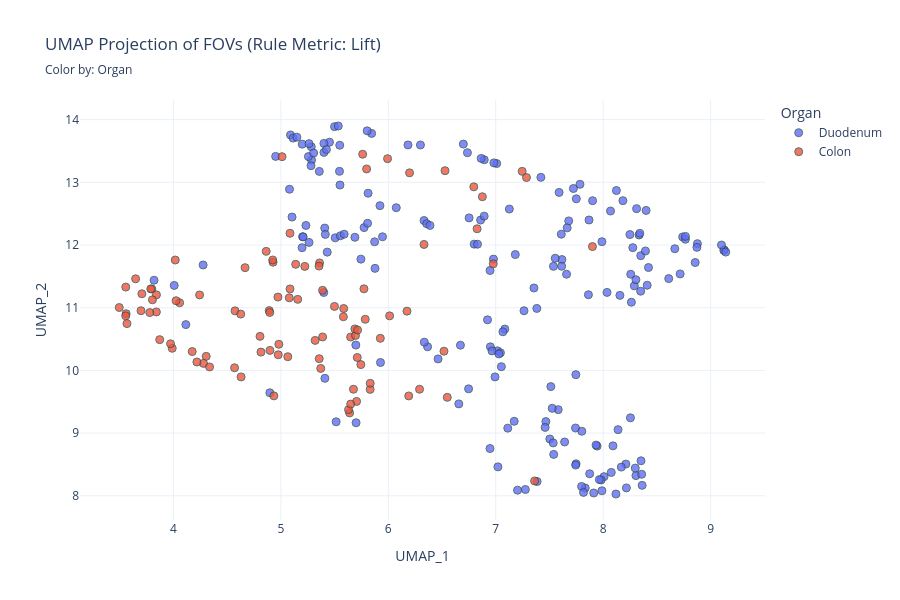
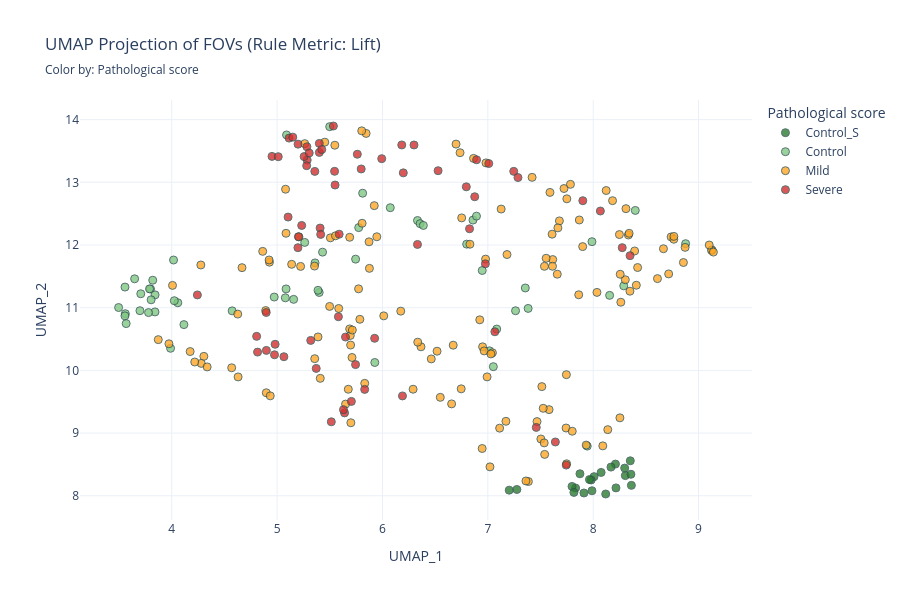

Notebook code for these charts, in order:
### Code cell
# Plot the UMAP projections
print_umap_plot(df_umap_merged, color_by='Organ')
print_umap_plot(df_umap_merged, color_by='Pathological score')

### Figure 1 — Plotly figure (JSON) as saved in the notebook; plotly's stock layout.template omitted (floating-point values rounded to 4 significant figures; data arrays with more than 128 entries replaced by an {"elided": "..."} marker saying what was removed)
{"data": [{"hovertemplate": "<b>%{hovertext}</b><br><br>Organ=Duodenum<br>UMAP_1=%{x}<br>UMAP_2=%{y}<extra></extra>", "hovertext": {"elided": "191 str values"}, "legendgroup": "Duodenum", "marker": {"color": "#636efa", "line": {"color": "DarkSlateGrey", "width": 1}, "opacity": 0.8, "size": 8, "symbol": "circle"}, "mode": "markers", "name": "Duodenum", "orientation": "v", "showlegend": true, "type": "scatter", "x": {"elided": "191 float values"}, "xaxis": "x", "y": {"elided": "191 float values"}, "yaxis": "y"}, {"hovertemplate": "<b>%{hovertext}</b><br><br>Organ=Colon<br>UMAP_1=%{x}<br>UMAP_2=%{y}<extra></extra>", "hovertext": ["Control_Colon_01_FOV_1", "Control_Colon_01_FOV_2", "Control_Colon_01_FOV_3", "Control_Colon_01_FOV_4", "Control_Colon_01_FOV_5", "Control_Colon_01_FOV_6", "Control_Colon_01_FOV_7", "Control_Colon_02_FOV_1", "Control_Colon_02_FOV_2", "Control_Colon_02_FOV_3", "Control_Colon_02_FOV_4", "Control_Colon_02_FOV_5", "Control_Colon_02_FOV_6", "Control_Colon_03_FOV_1", "Control_Colon_03_FOV_2", "Control_Colon_03_FOV_3", "Control_Colon_03_FOV_4", "Control_Colon_03_FOV_5", "Control_Colon_03_FOV_6", "Control_Colon_04_FOV_1", "Control_Colon_04_FOV_2", "Control_Colon_04_FOV_3", "Control_Colon_04_FOV_4", "Control_Colon_04_FOV_5", "Control_Colon_04_FOV_6", "GVHD_01_FOV_1", "GVHD_01_FOV_2_R", "GVHD_01_FOV_3_R", "GVHD_01_FOV_4", "GVHD_01_FOV_5", "GVHD_01_FOV_6_R", "GVHD_01_FOV_7", "GVHD_13_FOV_1", "GVHD_13_FOV_2", "GVHD_13_FOV_3", "GVHD_17_FOV_1", "GVHD_17_FOV_2", "GVHD_17_FOV_3", "GVHD_21_FOV_1", "GVHD_21_FOV_2", "GVHD_21_FOV_3", "GVHD_21_FOV_4", "GVHD_22_FOV_1", "GVHD_22_FOV_2", "GVHD_22_FOV_3", "GVHD_23_FOV_1", "GVHD_23_FOV_2", "GVHD_23_FOV_3", "GVHD_23_FOV_4", "GVHD_25_FOV_1", "GVHD_25_FOV_2", "GVHD_25_FOV_3", "GVHD_25_FOV_4", "GVHD_32_FOV_1", "GVHD_32_FOV_2", "GVHD_32_FOV_3", "GVHD_32_FOV_4", "GVHD_33_FOV_1", "GVHD_33_FOV_2", "GVHD_33_FOV_3", "GVHD_37_FOV_1", "GVHD_37_FOV_2", "GVHD_37_FOV_3", "GVHD_37_FOV_4", "GVHD_39_FOV_1", "GVHD_39_FOV_2", "GVHD_39_FOV_3", "GVHD_40_FOV_1", "GVHD_40_FOV_2", "GVHD_40_FOV_3", "GVHD_40_FOV_4", "GVHD_41_FOV_1", "GVHD_41_FOV_2", "GVHD_41_FOV_3", "GVHD_41_FOV_4", "GVHD_42_FOV_1", "GVHD_42_FOV_2", "GVHD_42_FOV_3", "GVHD_42_FOV_4", "GVHD_45_FOV_1", "GVHD_45_FOV_2", "GVHD_48_FOV_1", "GVHD_48_FOV_2", "GVHD_48_FOV_3", "GVHD_48_FOV_4", "GVHD_48_FOV_5", "GVHD_50_FOV_1", "GVHD_50_FOV_2", "GVHD_50_FOV_3", "GVHD_50_FOV_4", "GVHD_53_FOV_1", "GVHD_53_FOV_2", "GVHD_53_FOV_3", "GVHD_53_FOV_4", "GVHD_59_FOV_1", "GVHD_59_FOV_2", "GVHD_59_FOV_3"], "legendgroup": "Colon", "marker": {"color": "#EF553B", "line": {"color": "DarkSlateGrey", "width": 1}, "opacity": 0.8, "size": 8, "symbol": "circle"}, "mode": "markers", "name": "Colon", "orientation": "v", "showlegend": true, "type": "scatter", "x": [5.388, 4.574, 5.078, 3.841, 5.36, 5.085, 3.78, 3.698, 4.017, 5.157, 3.799, 3.556, 3.706, 4.058, 3.789, 3.648, 3.842, 3.805, 4.973, 3.496, 3.989, 4.025, 3.568, 3.56, 3.556, 5.831, 5.705, 5.64, 6.19, 5.63, 6.977, 7.246, 5.832, 6.174, 6.518, 5.085, 5.773, 4.892, 5.319, 4.898, 4.815, 4.975, 4.667, 4.305, 4.175, 4.569, 5.138, 4.627, 5.223, 5.798, 5.761, 5.993, 6.198, 5.011, 4.806, 4.981, 5.065, 6.012, 6.291, 6.549, 5.926, 4.897, 4.244, 5.649, 5.695, 7.362, 4.935, 5.689, 5.786, 5.714, 5.355, 5.582, 5.745, 7.286, 5.371, 5.585, 5.65, 7.9, 4.63, 5.711, 5.676, 6.796, 6.332, 6.826, 6.528, 6.875, 3.973, 4.28, 4.336, 4.219, 3.872, 5.499, 5.389, 5.357, 4.927, 4.924, 4.863], "xaxis": "x", "y": [11.28, 10.95, 11.16, 10.93, 11.71, 11.3, 10.92, 10.95, 11.76, 11.13, 11.3, 11.33, 11.22, 11.08, 11.3, 11.46, 11.2, 11.13, 11.17, 11.0, 10.35, 11.11, 10.75, 10.9, 10.87, 9.697, 9.505, 9.322, 9.593, 9.373, 11.7, 13.17, 9.793, 10.94, 10.31, 12.19, 11.3, 10.95, 10.48, 10.32, 10.29, 10.25, 11.64, 10.22, 10.3, 10.04, 11.69, 10.9, 11.66, 13.21, 13.45, 13.38, 13.15, 13.41, 10.54, 10.42, 10.22, 10.87, 9.7, 9.57, 10.51, 10.92, 11.2, 10.53, 10.56, 8.236, 9.594, 10.66, 10.81, 10.64, 11.66, 10.86, 10.09, 13.08, 10.03, 10.99, 9.462, 11.97, 9.896, 10.21, 9.699, 12.93, 12.01, 12.26, 13.19, 12.77, 10.42, 10.11, 10.06, 10.13, 10.49, 11.02, 10.53, 10.19, 11.73, 11.76, 11.9], "yaxis": "y"}], "layout": {"height": 600, "legend": {"title": {"text": "Organ"}, "tracegroupgap": 0}, "title": {"subtitle": {"text": "Color by: Organ"}, "text": "UMAP Projection of FOVs (Rule Metric: Lift)"}, "width": 900, "xaxis": {"anchor": "y", "domain": [0, 1], "title": {"text": "UMAP_1"}}, "yaxis": {"anchor": "x", "domain": [0, 1], "title": {"text": "UMAP_2"}}}}

### Figure 2 — Plotly figure (JSON) as saved in the notebook; plotly's stock layout.template omitted (floating-point values rounded to 4 significant figures; data arrays with more than 128 entries replaced by an {"elided": "..."} marker saying what was removed)
{"data": [{"hovertemplate": "<b>%{hovertext}</b><br><br>Pathological score=Control_S<br>UMAP_1=%{x}<br>UMAP_2=%{y}<extra></extra>", "hovertext": ["S_01_FOV_1", "S_01_FOV_2", "S_01_FOV_3", "S_01_FOV_4", "S_02_FOV_1", "S_02_FOV_2", "S_02_FOV_3", "S_02_FOV_4", "S_02_FOV_5", "S_03_FOV_1", "S_03_FOV_10", "S_03_FOV_2", "S_03_FOV_3", "S_03_FOV_4", "S_03_FOV_5", "S_03_FOV_6", "S_03_FOV_7", "S_03_FOV_8", "S_03_FOV_9", "S_04_FOV_1", "S_04_FOV_2"], "legendgroup": "Control_S", "marker": {"color": "#2E7D32", "line": {"color": "DarkSlateGrey", "width": 1}, "opacity": 0.8, "size": 8, "symbol": "circle"}, "mode": "markers", "name": "Control_S", "orientation": "v", "showlegend": true, "type": "scatter", "x": [8.211, 8.305, 7.874, 8.075, 8.169, 8.008, 8.358, 8.352, 8.299, 7.833, 7.276, 8.363, 7.988, 8.216, 7.799, 7.817, 8.119, 7.912, 7.981, 7.203, 7.965], "xaxis": "x", "y": [8.505, 8.321, 8.351, 8.373, 8.457, 8.305, 8.343, 8.558, 8.441, 8.123, 8.1, 8.166, 8.08, 8.126, 8.149, 8.054, 8.028, 8.045, 8.252, 8.089, 8.258], "yaxis": "y"}, {"hovertemplate": "<b>%{hovertext}</b><br><br>Pathological score=Control<br>UMAP_1=%{x}<br>UMAP_2=%{y}<extra></extra>", "hovertext": ["Control_01_FOV_1", "Control_01_FOV_2", "Control_01_FOV_3", "Control_01_FOV_4", "Control_02_FOV_1", "Control_02_FOV_2", "Control_02_FOV_3", "Control_02_FOV_4", "Control_03_FOV_1", "Control_03_FOV_2", "Control_03_FOV_3", "Control_04_FOV_1", "Control_04_FOV_2", "Control_05_FOV_1", "Control_05_FOV_2", "Control_06_FOV_1", "Control_06_FOV_2", "Control_06_FOV_3", "Control_07_FOV_1", "Control_07_FOV_2", "Control_07_FOV_3", "Control_08_FOV_1", "Control_08_FOV_2", "Control_08_FOV_3", "Control_09_FOV_1", "Control_09_FOV_2", "Control_09_FOV_3", "Control_09_FOV_4", "Control_10_FOV_2", "Control_10_FOV_3", "Control_10_FOV_4", "Control_Colon_01_FOV_1", "Control_Colon_01_FOV_2", "Control_Colon_01_FOV_3", "Control_Colon_01_FOV_4", "Control_Colon_01_FOV_5", "Control_Colon_01_FOV_6", "Control_Colon_01_FOV_7", "Control_Colon_02_FOV_1", "Control_Colon_02_FOV_2", "Control_Colon_02_FOV_3", "Control_Colon_02_FOV_4", "Control_Colon_02_FOV_5", "Control_Colon_02_FOV_6", "Control_Colon_03_FOV_1", "Control_Colon_03_FOV_2", "Control_Colon_03_FOV_3", "Control_Colon_03_FOV_4", "Control_Colon_03_FOV_5", "Control_Colon_03_FOV_6", "Control_Colon_04_FOV_1", "Control_Colon_04_FOV_2", "Control_Colon_04_FOV_3", "Control_Colon_04_FOV_4", "Control_Colon_04_FOV_5", "Control_Colon_04_FOV_6"], "legendgroup": "Control", "marker": {"color": "#81C784", "line": {"color": "DarkSlateGrey", "width": 1}, "opacity": 0.8, "size": 8, "symbol": "circle"}, "mode": "markers", "name": "Control", "orientation": "v", "showlegend": true, "type": "scatter", "x": [8.399, 6.333, 6.074, 5.431, 5.812, 4.116, 5.262, 6.357, 7.382, 8.29, 7.356, 3.82, 7.016, 5.927, 6.947, 8.156, 7.943, 8.877, 7.989, 6.859, 6.799, 6.892, 5.4, 5.499, 6.388, 5.775, 5.09, 5.745, 7.052, 7.263, 7.085, 5.388, 4.574, 5.078, 3.841, 5.36, 5.085, 3.78, 3.698, 4.017, 5.157, 3.799, 3.556, 3.706, 4.058, 3.789, 3.648, 3.842, 3.805, 4.973, 3.496, 3.989, 4.025, 3.568, 3.56, 3.556], "xaxis": "x", "y": [12.55, 12.39, 12.59, 11.89, 12.83, 10.73, 12.04, 12.34, 10.99, 11.35, 11.31, 11.44, 10.31, 10.13, 11.59, 11.2, 8.792, 12.02, 12.05, 12.4, 12.01, 12.46, 11.24, 13.89, 12.31, 12.28, 13.76, 11.77, 10.06, 10.95, 10.66, 11.28, 10.95, 11.16, 10.93, 11.71, 11.3, 10.92, 10.95, 11.76, 11.13, 11.3, 11.33, 11.22, 11.08, 11.3, 11.46, 11.2, 11.13, 11.17, 11.0, 10.35, 11.11, 10.75, 10.9, 10.87], "yaxis": "y"}, {"hovertemplate": "<b>%{hovertext}</b><br><br>Pathological score=Mild<br>UMAP_1=%{x}<br>UMAP_2=%{y}<extra></extra>", "hovertext": {"elided": "143 str values"}, "legendgroup": "Mild", "marker": {"color": "#FFA726", "line": {"color": "DarkSlateGrey", "width": 1}, "opacity": 0.8, "size": 8, "symbol": "circle"}, "mode": "markers", "name": "Mild", "orientation": "v", "showlegend": true, "type": "scatter", "x": {"elided": "143 float values"}, "xaxis": "x", "y": {"elided": "143 float values"}, "yaxis": "y"}, {"hovertemplate": "<b>%{hovertext}</b><br><br>Pathological score=Severe<br>UMAP_1=%{x}<br>UMAP_2=%{y}<extra></extra>", "hovertext": ["GVHD_01_FOV_1", "GVHD_01_FOV_2_R", "GVHD_01_FOV_3_R", "GVHD_01_FOV_4", "GVHD_01_FOV_5", "GVHD_01_FOV_6_R", "GVHD_01_FOV_7", "GVHD_02_FOV_1_R", "GVHD_02_FOV_2_R", "GVHD_06_FOV_1", "GVHD_06_FOV_2", "GVHD_06_FOV_3", "GVHD_06_FOV_4", "GVHD_06_FOV_5", "GVHD_08_FOV_1", "GVHD_08_FOV_2", "GVHD_08_FOV_3", "GVHD_08_FOV_4", "GVHD_09_FOV_1", "GVHD_09_FOV_2", "GVHD_09_FOV_3", "GVHD_09_FOV_4", "GVHD_11_FOV_1", "GVHD_11_FOV_2", "GVHD_11_FOV_3", "GVHD_11_FOV_4", "GVHD_14_FOV_1", "GVHD_14_FOV_2", "GVHD_14_FOV_3", "GVHD_14_FOV_4", "GVHD_14_FOV_5", "GVHD_21_FOV_1", "GVHD_21_FOV_2", "GVHD_21_FOV_3", "GVHD_21_FOV_4", "GVHD_24_FOV_1", "GVHD_24_FOV_2", "GVHD_24_FOV_3", "GVHD_24_FOV_4", "GVHD_25_FOV_1", "GVHD_25_FOV_2", "GVHD_25_FOV_3", "GVHD_25_FOV_4", "GVHD_26_FOV_1", "GVHD_26_FOV_2", "GVHD_26_FOV_3", "GVHD_26_FOV_4", "GVHD_32_FOV_1", "GVHD_32_FOV_2", "GVHD_32_FOV_3", "GVHD_32_FOV_4", "GVHD_37_FOV_1", "GVHD_37_FOV_2", "GVHD_37_FOV_3", "GVHD_37_FOV_4", "GVHD_41_FOV_1", "GVHD_41_FOV_2", "GVHD_41_FOV_3", "GVHD_41_FOV_4", "GVHD_48_FOV_1", "GVHD_48_FOV_2", "GVHD_48_FOV_3", "GVHD_48_FOV_4", "GVHD_48_FOV_5", "GVHD_57_FOV_1", "GVHD_57_FOV_2", "GVHD_57_FOV_3", "GVHD_57_FOV_4"], "legendgroup": "Severe", "marker": {"color": "#D32F2F", "line": {"color": "DarkSlateGrey", "width": 1}, "opacity": 0.8, "size": 8, "symbol": "circle"}, "mode": "markers", "name": "Severe", "orientation": "v", "showlegend": true, "type": "scatter", "x": [5.831, 5.705, 5.64, 6.19, 5.63, 6.977, 7.246, 5.55, 5.546, 5.202, 5.198, 5.104, 5.408, 5.286, 5.401, 5.114, 4.952, 5.414, 8.276, 5.515, 5.534, 8.35, 5.233, 5.589, 5.281, 5.358, 6.893, 6.299, 7.067, 6.183, 7.009, 5.319, 4.898, 4.815, 4.975, 5.149, 5.283, 5.401, 7.901, 5.798, 5.761, 5.993, 6.198, 5.424, 5.199, 5.257, 5.305, 5.011, 4.806, 4.981, 5.065, 5.926, 4.897, 4.244, 5.649, 5.582, 5.745, 7.286, 5.371, 6.796, 6.332, 6.826, 6.528, 6.875, 8.068, 7.46, 7.744, 7.641], "xaxis": "x", "y": [9.697, 9.505, 9.322, 9.593, 9.373, 11.7, 13.17, 12.96, 13.18, 12.13, 11.96, 12.45, 12.27, 13.35, 13.62, 13.71, 13.41, 12.17, 11.96, 9.18, 13.9, 11.83, 12.31, 12.17, 13.26, 13.17, 13.36, 13.6, 10.62, 13.6, 13.3, 10.48, 10.32, 10.29, 10.25, 13.72, 13.57, 13.48, 12.71, 13.21, 13.45, 13.38, 13.15, 13.52, 13.61, 13.41, 13.47, 13.41, 10.54, 10.42, 10.22, 10.51, 10.92, 11.2, 10.53, 10.86, 10.09, 13.08, 10.03, 12.93, 12.01, 12.26, 13.19, 12.77, 12.54, 9.09, 8.489, 8.858], "yaxis": "y"}], "layout": {"height": 600, "legend": {"title": {"text": "Pathological score"}, "tracegroupgap": 0}, "title": {"subtitle": {"text": "Color by: Pathological score"}, "text": "UMAP Projection of FOVs (Rule Metric: Lift)"}, "width": 900, "xaxis": {"anchor": "y", "domain": [0, 1], "title": {"text": "UMAP_1"}}, "yaxis": {"anchor": "x", "domain": [0, 1], "title": {"text": "UMAP_2"}}}}
